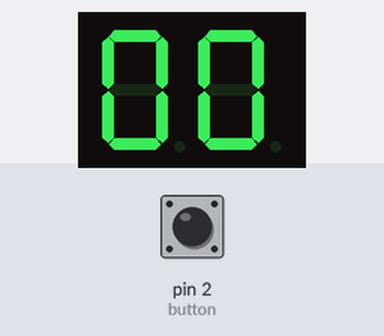
A sketch run on a simulated Arduino Uno, built with avr-gcc and run on an emulated ATmega328P. On the bench: 2-digit seven-segment display. Wiring (inferred from the names in the program): 2-digit 7-segment display, segments lit when HIGH: segments pin 3, pin 4, pin 5, pin 6, pin 7, pin 8, pin 9, pin 10; digit selects pin 11, pin 12. Inputs (shaded band) come from the test bench; at power-on: pin 2 (button) HIGH. The segment pins are drawn as the display they are named for.

Above: at 1.2 s.
1.3 s: pin 2 (button) pulled LOW for 0.15 s
At 2.5 s:
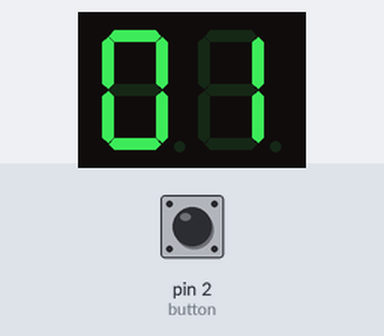
2.9 s: pin 2 (button) pulled LOW for 1 s
At 4.0 s:
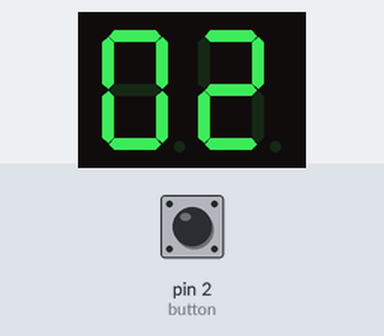
5.4 s: pin 2 (button) pulled LOW for 0.15 s
At 5.9 s:
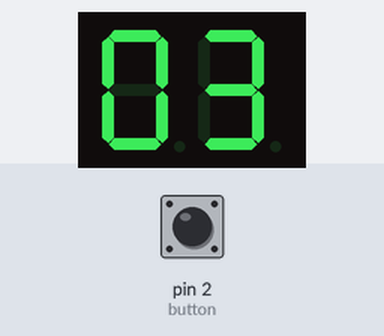
7.0 s: pin 2 (button) pulled LOW for 1 s
At 8.3 s:
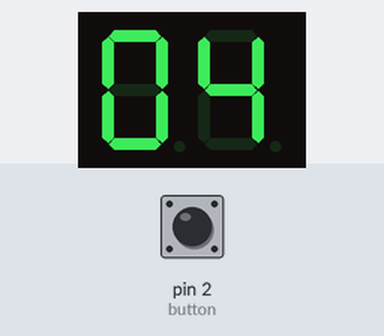
Timing chart, 0 to 10.0 s (numbered marks = the images above; inputs shaded):
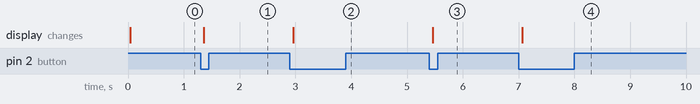

Measured:
- after the input at 1.3 s, the display: changes after 0.06 s (image 1)
- after the input at 2.9 s, the display: changes after 0.06 s (image 2)
- after the input at 5.4 s, the display: changes after 0.06 s (image 3)
- after the input at 7.0 s, the display: changes after 0.06 s (image 4)

The sketch:

bai5_5.ino
```cpp
const byte seg[8] = {3, 4, 5, 6, 7, 8, 9, 10};
const byte dig[2] = {11, 12};
const byte button = 2;
byte num = 1;
volatile int dem = 0;

unsigned long last = 0;

const byte so[10] = {
  B00111111, // 0
  B00000110, // 1
  B01011011, // 2
  B01001111, // 3
  B01100110, // 4
  B01101101, // 5
  B01111101, // 6
  B00000111, // 7
  B01111111, // 8
  B01101111  // 9
};


void setup() {
  Serial.begin(9600);
  for (int i = 0; i < 8; i++) {
    pinMode(seg[i], OUTPUT);
    digitalWrite(seg[i], LOW);
  }

  for (int i = 0; i < 2; i++) {
    pinMode(dig[i], OUTPUT);
    digitalWrite(dig[i], HIGH);
  }

  pinMode(button, INPUT_PULLUP);

  attachInterrupt(0, isr, FALLING);
}

void isr() {
  if (millis() - last > 200) {
    dem++;
    if (dem == 99) {
      dem = 0;
    }
    last = millis();
  }
}

void loop() {
  static int last_count = -1;
  if (dem != last_count) {
    last_count = dem;
  }
  hien_thi(dem);
}

void hien_thi(int n) {
  int d[2];
  d[0] = (n / 10) % 10;
  d[1] = n % 10;

  for (int i = 0; i < 2; i++) {

    digitalWrite(dig[0], HIGH);
    digitalWrite(dig[1], HIGH);

    byte x = so[d[i]];
    for (int k = 0; k < 8; k++) {
      digitalWrite(seg[k], bitRead(x, k));
    }

    digitalWrite(dig[i], LOW);

    delayMicroseconds(1000);
  }
}
```
